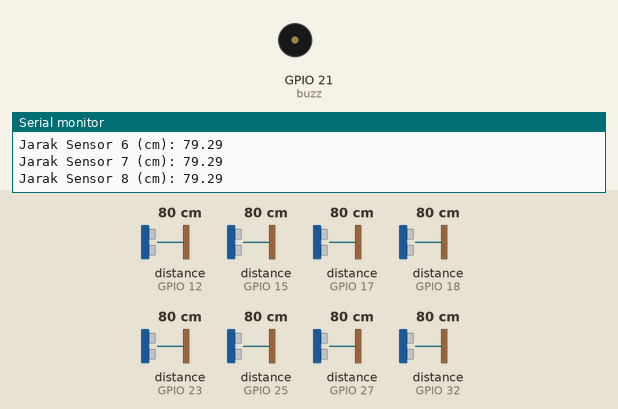
Simulated run of this sketch. Board: ESP32. Shown: buzzer (waves = sounding, pin HIGH), the last lines printed to the serial monitor. Wiring (inferred from the names in the program): 8 × ultrasonic range finder: trigger GPIO 2, echo GPIO 15 / trigger GPIO 13, echo GPIO 12 / trigger GPIO 14, echo GPIO 27 / trigger GPIO 16, echo GPIO 17 / trigger GPIO 19, echo GPIO 18 / trigger GPIO 22, echo GPIO 23 / trigger GPIO 26, echo GPIO 25 / trigger GPIO 33, echo GPIO 32. Inputs (shaded band) come from the test bench; at power-on: distance to the obstacle (sensors on GPIO 12, GPIO 15, GPIO 17, GPIO 18, GPIO 23, GPIO 25, GPIO 27, GPIO 32) 80 cm. The echo pulse lasts 58.3 µs per cm; pins used as bus, display or sensor lines are not drawn.

Above: at 1.8 s.
1.9 s: distance to the obstacle (sensor on GPIO 12) set to 23 cm
3.4 s: distance to the obstacle (sensor on GPIO 12) set to 18 cm
At 4.5 s:
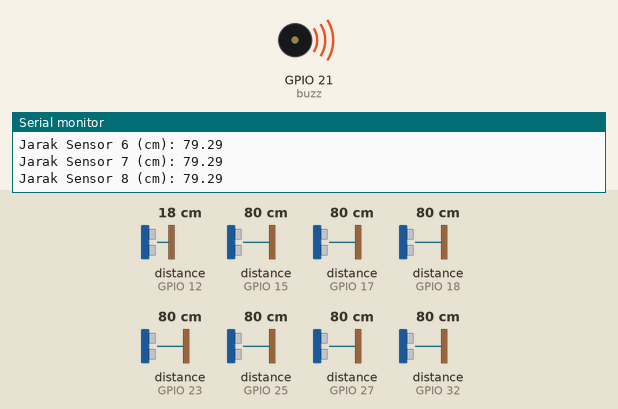
5.7 s: distance to the obstacle (sensor on GPIO 12) set to 35 cm
At 7.4 s:
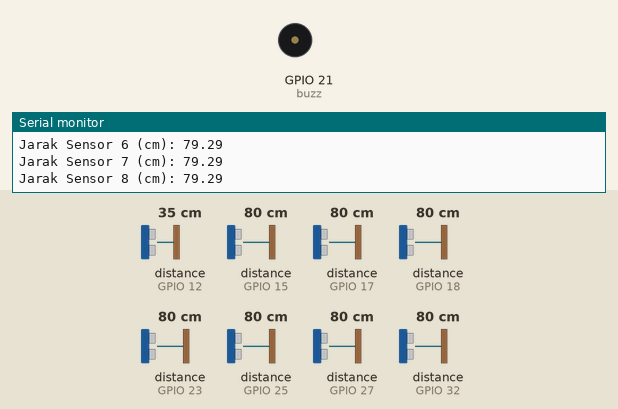
7.7 s: distance to the obstacle (sensor on GPIO 12) set to 2 cm
At 9.7 s:
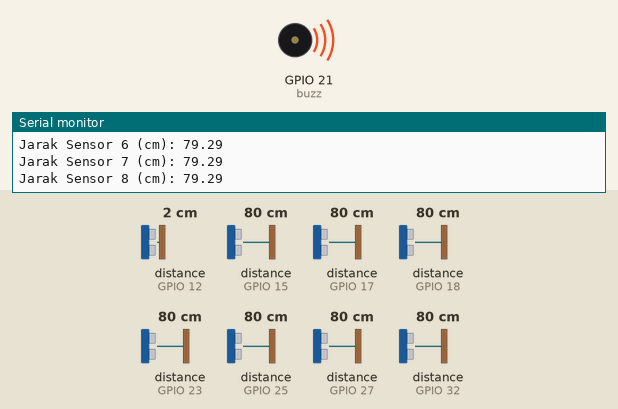
Timing chart, 0 to 10.8 s (numbered marks = the images above; inputs shaded):
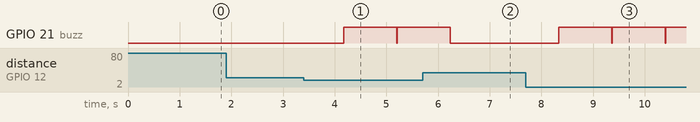

Measured:
- the behaviour switches between 21 and 20 cm on distance to the obstacle (sensor on GPIO 12) (found by bisection; images 0 and 1)
- after the input at 3.4 s, GPIO 21 (buzz): LOW → HIGH after 0.78 s, → LOW 1.0 s later, → HIGH 0.01 s later
- after the input at 5.7 s, GPIO 21 (buzz): goes on until 6.2 s, then stays LOW
- after the input at 7.7 s, GPIO 21 (buzz): alternates HIGH for 1.0 s and LOW for 0.01 s, starting after 0.63 s

The sketch:

hcmaid.ino
```cpp
const int trigPin1 = 16;
const int echoPin1 = 17;
const int trigPin2 = 2;
const int echoPin2 = 15;
const int trigPin3 = 13;
const int echoPin3 = 12;
const int trigPin4 = 14;
const int echoPin4 = 27;
const int trigPin5 = 26;
const int echoPin5 = 25;
const int trigPin6 = 33;
const int echoPin6 = 32;
const int trigPin7 = 22;
const int echoPin7 = 23;
const int trigPin8 = 19;
const int echoPin8 = 18;
const int buzz = 21;

// Define sound speed in cm/uS
#define SOUND_SPEED 0.034

long duration1, duration2, duration3, duration4, duration5, duration6, duration7, duration8;
float distanceCm1, distanceCm2, distanceCm3, distanceCm4, distanceCm5, distanceCm6, distanceCm7, distanceCm8;

void setup() {
  Serial.begin(115200); // Starts the serial communication
  pinMode(trigPin1, OUTPUT);
  pinMode(echoPin1, INPUT);
  pinMode(trigPin2, OUTPUT);
  pinMode(echoPin2, INPUT);
  pinMode(trigPin3, OUTPUT);
  pinMode(echoPin3, INPUT);
  pinMode(trigPin4, OUTPUT);
  pinMode(echoPin4, INPUT);
  pinMode(trigPin5, OUTPUT);
  pinMode(echoPin5, INPUT);
  pinMode(trigPin6, OUTPUT);
  pinMode(echoPin6, INPUT);
  pinMode(trigPin7, OUTPUT);
  pinMode(echoPin7, INPUT);
  pinMode(trigPin8, OUTPUT);
  pinMode(echoPin8, INPUT);
  pinMode(buzz, OUTPUT);
}

void loop() {
  digitalWrite(buzz, LOW);

  // Sensor 1
  digitalWrite(trigPin1, LOW);
  delayMicroseconds(2);
  digitalWrite(trigPin1, HIGH);
  delayMicroseconds(10);
  digitalWrite(trigPin1, LOW);
  duration1 = pulseIn(echoPin1, HIGH);
  distanceCm1 = duration1 * SOUND_SPEED / 2;

  Serial.print("Jarak Sensor 1 (cm): ");
  Serial.println(distanceCm1);
  if (distanceCm1 <= 20) {
    Serial.println("Jarak terlalu dekat! (Sensor 1)");
    digitalWrite(buzz, HIGH);
  }

  // Sensor 2
  digitalWrite(trigPin2, LOW);
  delayMicroseconds(2);
  digitalWrite(trigPin2, HIGH);
  delayMicroseconds(10);
  digitalWrite(trigPin2, LOW);
  duration2 = pulseIn(echoPin2, HIGH);
  distanceCm2 = duration2 * SOUND_SPEED / 2;

  Serial.print("Jarak Sensor 2 (cm): ");
  Serial.println(distanceCm2);
  if (distanceCm2 <= 20) {
    Serial.println("Jarak terlalu dekat! (Sensor 2)");
    digitalWrite(buzz, HIGH);

  }

  // Sensor 3
  digitalWrite(trigPin3, LOW);
  delayMicroseconds(2);
  digitalWrite(trigPin3, HIGH);
  delayMicroseconds(10);
  digitalWrite(trigPin3, LOW);
  duration3 = pulseIn(echoPin3, HIGH);
  distanceCm3 = duration3 * SOUND_SPEED / 2;

  Serial.print("Jarak Sensor 3 (cm): ");
  Serial.println(distanceCm3);
  if (distanceCm3 <= 20) {
    Serial.println("Jarak terlalu dekat! (Sensor 3)");
    digitalWrite(buzz, HIGH);

  }

    // Sensor 4
  digitalWrite(trigPin4, LOW);
  delayMicroseconds(2);
  digitalWrite(trigPin4, HIGH);
  delayMicroseconds(10);
  digitalWrite(trigPin4, LOW);
  duration4 = pulseIn(echoPin4, HIGH);
  distanceCm4 = duration4 * SOUND_SPEED / 2;

  Serial.print("Jarak Sensor 4 (cm): ");
  Serial.println(distanceCm4);
  if (distanceCm4 <= 20) {
    Serial.println("Jarak terlalu dekat! (Sensor 4)");
    digitalWrite(buzz, HIGH);

  }

    // Sensor 5
  digitalWrite(trigPin5, LOW);
  delayMicroseconds(2);
  digitalWrite(trigPin5, HIGH);
  delayMicroseconds(10);
  digitalWrite(trigPin5, LOW);
  duration5 = pulseIn(echoPin5, HIGH);
  distanceCm5 = duration5 * SOUND_SPEED / 2;

  Serial.print("Jarak Sensor 5 (cm): ");
  Serial.println(distanceCm5);
  if (distanceCm5 <= 20) {
    Serial.println("Jarak terlalu dekat! (Sensor 5)");
    digitalWrite(buzz, HIGH);

  }

    // Sensor 6
  digitalWrite(trigPin6, LOW);
  delayMicroseconds(2);
  digitalWrite(trigPin6, HIGH);
  delayMicroseconds(10);
  digitalWrite(trigPin6, LOW);
  duration6 = pulseIn(echoPin6, HIGH);
  distanceCm6 = duration6 * SOUND_SPEED / 2;

  Serial.print("Jarak Sensor 6 (cm): ");
  Serial.println(distanceCm6);
  if (distanceCm6 <= 20) {
    Serial.println("Jarak terlalu dekat! (Sensor 6)");
    digitalWrite(buzz, HIGH);

  }

    // Sensor 7
  digitalWrite(trigPin7, LOW);
  delayMicroseconds(2);
  digitalWrite(trigPin7, HIGH);
  delayMicroseconds(10);
  digitalWrite(trigPin7, LOW);
  duration7 = pulseIn(echoPin7, HIGH);
  distanceCm7 = duration7 * SOUND_SPEED / 2;

  Serial.print("Jarak Sensor 7 (cm): ");
  Serial.println(distanceCm7);
  if (distanceCm7 <= 20) {
    Serial.println("Jarak terlalu dekat! (Sensor 7)");
    digitalWrite(buzz, HIGH);

  }


    // Sensor 8
  digitalWrite(trigPin8, LOW);
  delayMicroseconds(2);
  digitalWrite(trigPin8, HIGH);
  delayMicroseconds(10);
  digitalWrite(trigPin8, LOW);
  duration8 = pulseIn(echoPin8, HIGH);
  distanceCm8 = duration8 * SOUND_SPEED / 2;

  Serial.print("Jarak Sensor 8 (cm): ");
  Serial.println(distanceCm8);
  if (distanceCm8 <= 20) {
    Serial.println("Jarak terlalu dekat! (Sensor 8)");
    digitalWrite(buzz, HIGH);

  }

  delay(1000);
}
```
